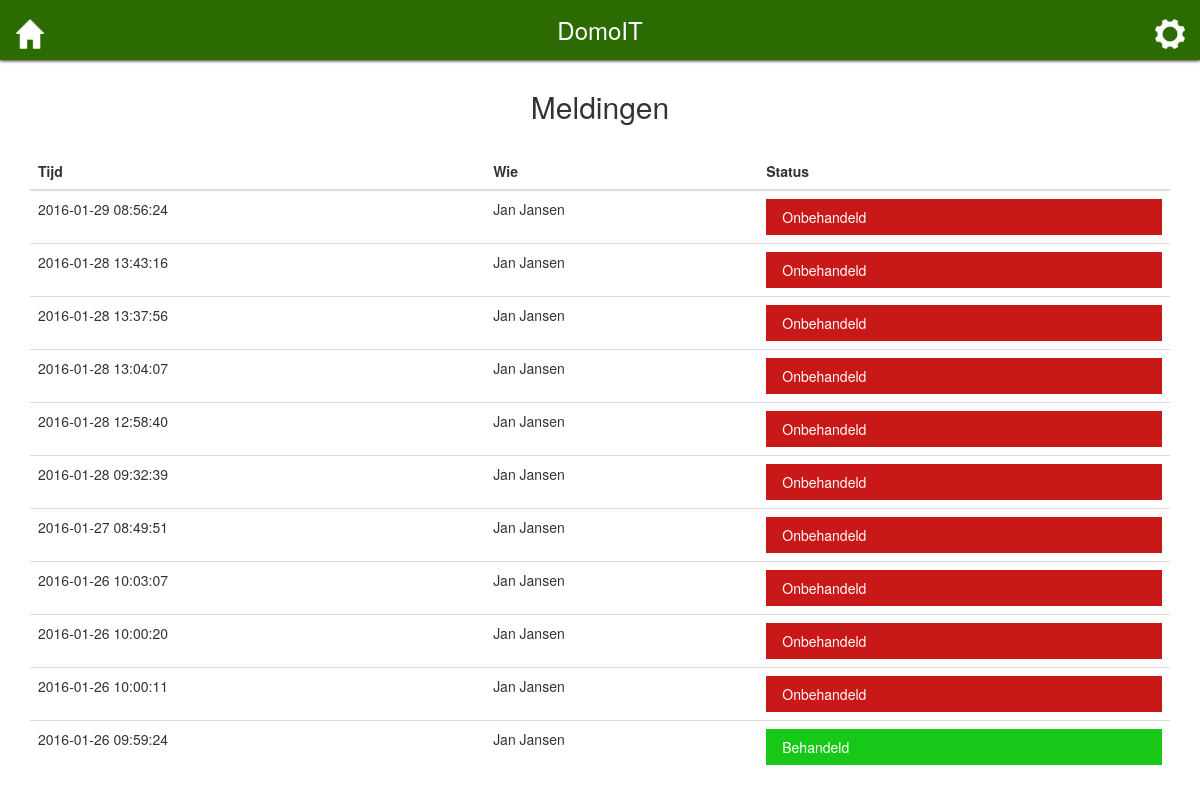
The app's page /begeleider/meldingen.php with its own data.
### tables this page shows
CREATE TABLE "hulpoproep" (
	`timestamp`	INTEGER,
	`gebruiker`	INTEGER,
	`status`	INTEGER DEFAULT 0,
	PRIMARY KEY(timestamp,gebruiker),
	FOREIGN KEY(`gebruiker`) REFERENCES `gebruiker`(`id`)
);

### public_html/begeleider/meldingen.php (the view, shortened to what this page needs)
<?php
require_once "../../header.php";
$meldingen = $dbh->query("
    SELECT hulpoproep.timestamp, status, gebruiker.voornaam, gebruiker.tussenvoegsel, gebruiker.achternaam
    FROM hulpoproep
    JOIN gebruiker on hulpoproep.gebruiker = gebruiker.id
    ORDER BY hulpoproep.timestamp DESC")->fetchAll();
?>
<div class="container">
    <h1>Meldingen</h1>
    <table class="table meldingen">
        <thead>
            <th>Tijd</th>
            <th>Wie</th>
            <th>Status</th>
        </thead>
        <?php
        if (empty($meldingen))
            echo "<tr><td colspan=\"3\"><i>Geen meldingen</i></td></tr>";
        else {
            foreach ($meldingen as $melding) {
                $gebruiker = $melding["voornaam"] . ($melding["tussenvoegsel"] . " " ?? " ") . $melding["achternaam"];
                $status_naam = ($melding["status"] == 0 ? "Onbehandeld" : "Behandeld");
                $status_class = ($melding["status"] == 0 ? "status-open" : "status-closed");
                $melding_date = (new DateTime("@" . $melding["timestamp"]))->format("Y-m-d H:i:s")
                ?>
                <tr>
                    <td><?php echo $melding_date; ?></td>
                    <td><?php echo $gebruiker; ?></td>
                    <td class="status">
                        <ul class="options">
                            <li class="<?php echo $status_class; ?> active"><?php echo $status_naam; ?></li>
                        </ul>
                    </td>
                </tr>
                <?php
            }
        }
        ?>
    </table>
</div>
<?php require_once "../../footer.php"; ?>

### public_html/assets/css/domoit.css (style rules this page uses)
html, body { background-color: #fff; }
#content h1 { text-align: center; }
#content h1 { margin: 30px 0; text-align: center; font-size: 30px; }
table.meldingen td.status ul.options { margin: 0; padding: 0; }
table.meldingen td.status ul.options li { list-style: none; padding: 7px 15px; border: transparent 1px solid; }
table.meldingen td.status ul.options li.active { display: block; }
table.meldingen .status-open { color: #fff; background-color: #C81818; }
table.meldingen .status-closed { color: #fff; background-color: #18C818; }

### records on screen
hulpoproep: timestamp "2016-01-29 08:56:24", gebruiker "Jan Jansen", status "Onbehandeld"
hulpoproep: timestamp "2016-01-28 13:43:16", gebruiker "Jan Jansen", status "Onbehandeld"
hulpoproep: timestamp "2016-01-28 13:37:56", gebruiker "Jan Jansen", status "Onbehandeld"
hulpoproep: timestamp "2016-01-28 13:04:07", gebruiker "Jan Jansen", status "Onbehandeld"
hulpoproep: timestamp "2016-01-28 12:58:40", gebruiker "Jan Jansen", status "Onbehandeld"
hulpoproep: timestamp "2016-01-28 09:32:39", gebruiker "Jan Jansen", status "Onbehandeld"
hulpoproep: timestamp "2016-01-27 08:49:51", gebruiker "Jan Jansen", status "Onbehandeld"
hulpoproep: timestamp "2016-01-26 10:03:07", gebruiker "Jan Jansen", status "Onbehandeld"
hulpoproep: timestamp "2016-01-26 10:00:20", gebruiker "Jan Jansen", status "Onbehandeld"
hulpoproep: timestamp "2016-01-26 10:00:11", gebruiker "Jan Jansen", status "Onbehandeld"
hulpoproep: timestamp "2016-01-26 09:59:24", gebruiker "Jan Jansen", status "Behandeld"
